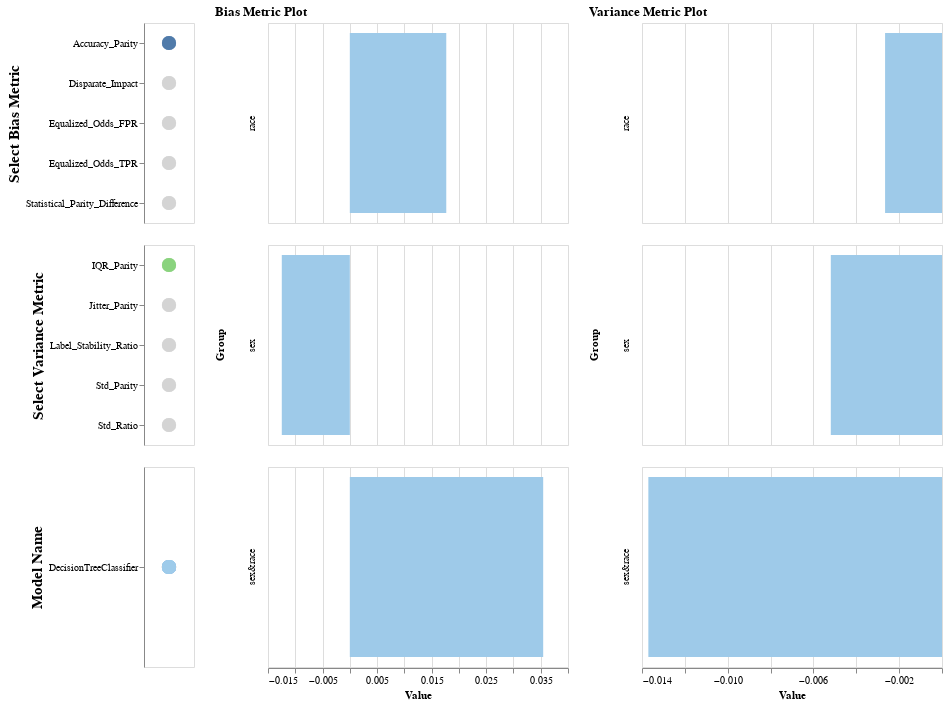

Notebook cell for this chart:
### Markdown cell above
Below is an example of an interactive plot. It requires that you run the below cell in Jupyter in the browser or EDAs, which support JavaScript displaying.

You can use this plot to compare any pair of bias and variance metrics for all models.

### Code cell
visualizer.create_bias_variance_interactive_bar_chart()

### Figure 1 — Vega-Lite specification as saved in the notebook (floating-point values rounded to 4 significant figures)
{"config": {"view": {"continuousWidth": 400, "continuousHeight": 300}}, "hconcat": [{"vconcat": [{"data": {"name": "data-358877b5a1f78be5c14fa194993ef94f"}, "mark": {"type": "circle", "size": 200}, "encoding": {"color": {"condition": {"field": "Metric", "legend": null, "scale": {"scheme": "tableau20"}, "type": "nominal", "selection": "selector001"}, "value": "lightgray"}, "y": {"axis": {"title": "Select Bias Metric", "titleFontSize": 15}, "field": "Metric", "type": "nominal"}}, "height": 200, "selection": {"selector001": {"type": "single", "fields": ["Metric"], "init": {"Metric": "Accuracy_Parity"}, "empty": "none"}}, "width": 50}, {"data": {"name": "data-e7f69b9a4800795ca5199408d3f5e338"}, "mark": {"type": "circle", "size": 200}, "encoding": {"color": {"condition": {"field": "Metric", "legend": null, "scale": {"scheme": "tableau20"}, "type": "nominal", "selection": "selector002"}, "value": "lightgray"}, "y": {"axis": {"title": "Select Variance Metric", "titleFontSize": 15}, "field": "Metric", "type": "nominal"}}, "height": 200, "selection": {"selector002": {"type": "single", "fields": ["Metric"], "init": {"Metric": "IQR_Parity"}, "empty": "none"}}, "width": 50}, {"data": {"name": "data-358877b5a1f78be5c14fa194993ef94f"}, "mark": {"type": "circle", "size": 200}, "encoding": {"color": {"field": "Model_Name", "scale": {"scheme": "tableau20"}, "type": "nominal"}, "y": {"axis": {"title": "Model Name", "titleFontSize": 15}, "field": "Model_Name", "type": "nominal"}}, "height": 200, "width": 50}]}, {"data": {"name": "data-358877b5a1f78be5c14fa194993ef94f"}, "mark": "bar", "encoding": {"color": {"field": "Model_Name", "scale": {"scheme": "tableau20"}, "type": "nominal"}, "row": {"field": "Subgroup", "title": "Group", "type": "nominal"}, "x": {"field": "Value", "type": "quantitative"}, "y": {"axis": null, "field": "Model_Name", "type": "nominal"}}, "height": 200, "title": "Bias Metric Plot", "transform": [{"filter": {"selection": "selector001"}}], "width": 300}, {"data": {"name": "data-e7f69b9a4800795ca5199408d3f5e338"}, "mark": "bar", "encoding": {"color": {"field": "Model_Name", "scale": {"scheme": "tableau20"}, "type": "nominal"}, "row": {"field": "Subgroup", "title": "Group", "type": "nominal"}, "x": {"field": "Value", "type": "quantitative"}, "y": {"axis": null, "field": "Model_Name", "type": "nominal"}}, "height": 200, "title": "Variance Metric Plot", "transform": [{"filter": {"selection": "selector002"}}], "width": 300}], "$schema": "https://vega.github.io/schema/vega-lite/v4.17.0.json", "datasets": {"data-358877b5a1f78be5c14fa194993ef94f": [{"Metric": "Equalized_Odds_TPR", "Model_Name": "DecisionTreeClassifier", "Subgroup": "sex", "Value": 0.08314}, {"Metric": "Equalized_Odds_FPR", "Model_Name": "DecisionTreeClassifier", "Subgroup": "sex", "Value": 0.05194}, {"Metric": "Disparate_Impact", "Model_Name": "DecisionTreeClassifier", "Subgroup": "sex", "Value": 0.9434}, {"Metric": "Statistical_Parity_Difference", "Model_Name": "DecisionTreeClassifier", "Subgroup": "sex", "Value": -0.05745}, {"Metric": "Accuracy_Parity", "Model_Name": "DecisionTreeClassifier", "Subgroup": "sex", "Value": -0.01247}, {"Metric": "Equalized_Odds_TPR", "Model_Name": "DecisionTreeClassifier", "Subgroup": "race", "Value": 0.2512}, {"Metric": "Equalized_Odds_FPR", "Model_Name": "DecisionTreeClassifier", "Subgroup": "race", "Value": 0.1357}, {"Metric": "Disparate_Impact", "Model_Name": "DecisionTreeClassifier", "Subgroup": "race", "Value": 1.254}, {"Metric": "Statistical_Parity_Difference", "Model_Name": "DecisionTreeClassifier", "Subgroup": "race", "Value": 0.2096}, {"Metric": "Accuracy_Parity", "Model_Name": "DecisionTreeClassifier", "Subgroup": "race", "Value": 0.01768}, {"Metric": "Equalized_Odds_TPR", "Model_Name": "DecisionTreeClassifier", "Subgroup": "sex&race", "Value": 0.3573}, {"Metric": "Equalized_Odds_FPR", "Model_Name": "DecisionTreeClassifier", "Subgroup": "sex&race", "Value": 0.129}, {"Metric": "Disparate_Impact", "Model_Name": "DecisionTreeClassifier", "Subgroup": "sex&race", "Value": 1.035}, {"Metric": "Statistical_Parity_Difference", "Model_Name": "DecisionTreeClassifier", "Subgroup": "sex&race", "Value": 0.03534}, {"Metric": "Accuracy_Parity", "Model_Name": "DecisionTreeClassifier", "Subgroup": "sex&race", "Value": 0.03545}], "data-e7f69b9a4800795ca5199408d3f5e338": [{"Metric": "Label_Stability_Ratio", "Model_Name": "DecisionTreeClassifier", "Subgroup": "sex", "Value": 1.037}, {"Metric": "IQR_Parity", "Model_Name": "DecisionTreeClassifier", "Subgroup": "sex", "Value": -0.005189}, {"Metric": "Std_Parity", "Model_Name": "DecisionTreeClassifier", "Subgroup": "sex", "Value": -0.007396}, {"Metric": "Std_Ratio", "Model_Name": "DecisionTreeClassifier", "Subgroup": "sex", "Value": 0.8967}, {"Metric": "Jitter_Parity", "Model_Name": "DecisionTreeClassifier", "Subgroup": "sex", "Value": -0.02782}, {"Metric": "Label_Stability_Ratio", "Model_Name": "DecisionTreeClassifier", "Subgroup": "race", "Value": 0.975}, {"Metric": "IQR_Parity", "Model_Name": "DecisionTreeClassifier", "Subgroup": "race", "Value": -0.002656}, {"Metric": "Std_Parity", "Model_Name": "DecisionTreeClassifier", "Subgroup": "race", "Value": 0.0002551}, {"Metric": "Std_Ratio", "Model_Name": "DecisionTreeClassifier", "Subgroup": "race", "Value": 1.004}, {"Metric": "Jitter_Parity", "Model_Name": "DecisionTreeClassifier", "Subgroup": "race", "Value": 0.02274}, {"Metric": "Label_Stability_Ratio", "Model_Name": "DecisionTreeClassifier", "Subgroup": "sex&race", "Value": 1.011}, {"Metric": "IQR_Parity", "Model_Name": "DecisionTreeClassifier", "Subgroup": "sex&race", "Value": -0.0137}, {"Metric": "Std_Parity", "Model_Name": "DecisionTreeClassifier", "Subgroup": "sex&race", "Value": -0.01285}, {"Metric": "Std_Ratio", "Model_Name": "DecisionTreeClassifier", "Subgroup": "sex&race", "Value": 0.8362}, {"Metric": "Jitter_Parity", "Model_Name": "DecisionTreeClassifier", "Subgroup": "sex&race", "Value": -0.00617}]}}
